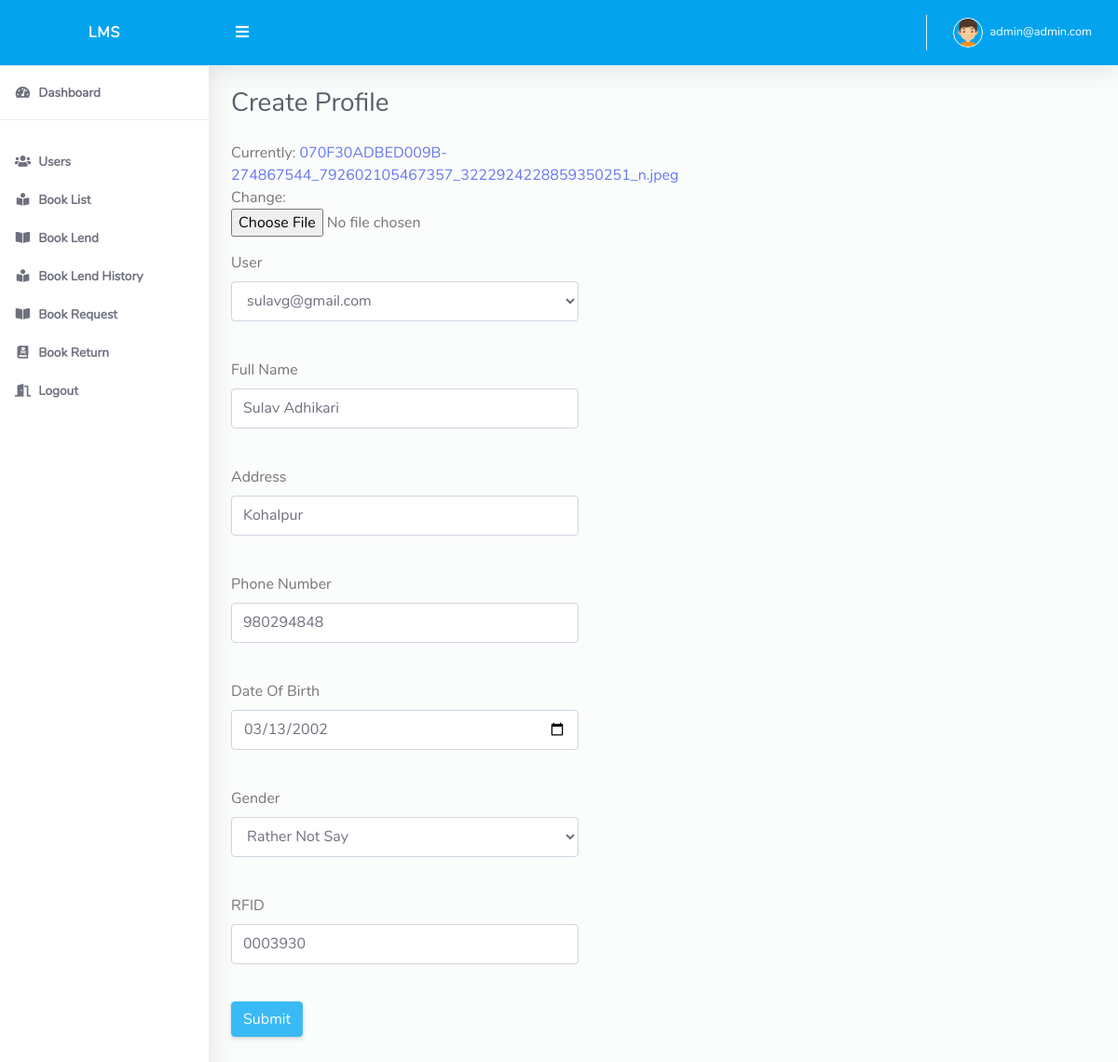
The page /admindash/profile/update/19 (signed in) on the database its author committed.
### accounts/models.py (models this page shows, shortened)
class MyUser(AbstractBaseUser):
    email = models.EmailField(
        verbose_name='email address',
        max_length=255,
        unique=True,
    )
    is_active = models.BooleanField(default=True)
    is_admin = models.BooleanField(default=False)
    is_staff_member = models.BooleanField(default=False)
    last_login = models.DateTimeField(blank=True, null=True, verbose_name="last login")
    is_email_verified = models.BooleanField(default=False)
    is_user_verified = models.BooleanField(default=False)
    objects = MyUserManager()
    USERNAME_FIELD = 'email'
    REQUIRED_FIELDS = []
    class Meta:
        verbose_name = 'User'
        verbose_name_plural = 'Users'
    def __str__(self):
        return self.email

### profiles/models.py (models this page shows, shortened)
class Profiles(models.Model):
    GENDER_CHOICES = (
        ('M', 'Male'),
        ('F', 'Female'),
        ('N', 'Rather Not Say'),
    )
    user = models.OneToOneField(MyUser, on_delete=models.PROTECT)
    profile_image = models.ImageField()
    full_name = models.CharField(max_length=100)
    address = models.CharField(max_length=100)
    phone_number = models.CharField(max_length=10, unique=True)
    dob = models.DateField(verbose_name='Date Of Birth')
    gender = models.CharField(max_length=1, choices=GENDER_CHOICES)
    rf_id = models.CharField(max_length=100, unique=True,blank=True,null=True)

### admin_dash/views.py (the view, shortened to what this page needs)
# urls.py: path('profile/update/<str:pk>', views.ProfileUpdateView.as_view(), name='profile_update'),
@method_decorator(is_admin(), name='dispatch')
class ProfileUpdateView(UpdateView):
    form_class = ProfileUpdate
    template_name = 'admin_dash/update_profile.html'
    queryset = Profiles.objects.all()
    success_url = "/profile/view"
    def get_form_kwargs(self):
        kwargs = super().get_form_kwargs()
        kwargs['user'] = Profiles.objects.get(id=self.kwargs['pk'])
        return kwargs

### admin_dash/forms.py
class ProfileUpdate(forms.ModelForm):
    class Meta:
        model = Profiles
        fields = ['user', 'profile_image', 'full_name', 'address', 'phone_number', 'dob', 'gender',
                  'rf_id']
        widgets = {
            'user': forms.Select(attrs={'class': 'form-control'}),
            'full_name': forms.TextInput(attrs={'class': 'form-control'}),
            'address': forms.TextInput(attrs={'class': 'form-control'}),
            'phone_number': forms.NumberInput(attrs={'class': 'form-control'}),
            'dob': forms.DateInput(attrs={'type': 'date', 'class': 'form-control'}),
            'gender': forms.Select(attrs={'class': 'form-control'}),
            'rf_id': forms.TextInput(attrs={'class': 'form-control'}),
        }
    def __init__(self, user, *args, **kwargs):
        super(ProfileUpdate, self).__init__(*args, **kwargs)
        self.fields['gender'].empty_label = 'Select Gender'
        self.fields['user'].empty_label = None
        self.fields['user'].queryset = MyUser.objects.filter(id=user.user.id)

### decorator.py (called while the page is built)
def is_admin():
    def decorator(view_function):
        def wrap(request, *args, **kwargs):
            if request.user.is_authenticated:
                if request.user.is_admin:
                    return view_function(request, *args, **kwargs)
                else:
                    raise PermissionDenied
            else:
                return redirect('accounts:login')
        return wrap
    return decorator

### admin_dash/templates/admin_dash/update_profile.html (shortened to what this page needs)
{% extends 'base.html' %}
{% load static %}
{% block body %}
    <div class="d-sm-flex  mb-4">
        <h1 class="h3 mb-0 text-gray-800">Create Profile</h1>
    </div>
    <div class="row mb-3 ">
        <div class="col-xl-5 col-md-6 mb-4">
            <form method="post" enctype="multipart/form-data">
                    {{ form.profile_image }}
                <div class="mt-3">
                    <div class="form-group">
                        <label for="user">User</label>
                        {{ form.user }}<br>
  </div>
                    </div>
                    <div class="form-group">
                        <label for="full_name">Full Name</label>
                        {{ form.full_name }}<br>
                    </div>
                    <div class="form-group">
                        <label for="address">Address</label>
                        {{ form.address }}<br>
                    </div>
                    <div class="form-group">
                        <label for="phone_number">Phone Number</label>
                        {{ form.phone_number }}<br>
                    </div>
                    <div class="form-group">
                        <label for="dob">Date Of Birth</label>
                        {{ form.dob }}<br>
                    </div>
                    <div class="form-group">
                        <label for="gender">Gender</label>
                        {{ form.gender }}<br>
                    </div>
                    <div class="form-group">
                        <label for="student_id">RFID</label>
                        {{ form.rf_id }}<br>
                    </div>
                    <input type="submit" value="Submit" class="btn btn-info">
                </div>
        </div>
    </div>
{% endblock %}

### templates/base.html (shortened to what this page needs)
{% load static %}
<!DOCTYPE html>
<html lang="en">
<head>
    <link href="{% static 'dashboard/vendor/fontawesome-free/css/all.min.css' %}" rel="stylesheet" type="text/css">
    <link href="{% static 'dashboard/vendor/bootstrap/css/bootstrap.min.css' %}" rel="stylesheet" type="text/css">
    <link href="{% static 'dashboard/css/style.css' %}" rel="stylesheet">
    <link href="{% static 'dashboard/vendor/datatables/dataTables.bootstrap4.min.css' %}" rel="stylesheet">
</head>
<body id="page-top">
<div id="wrapper">
    <ul class="navbar-nav sidebar sidebar-light accordion" id="accordionSidebar">
        <a class="sidebar-brand d-flex align-items-center justify-content-center" href="/">
            <div class="sidebar-brand-text mx-3">LMS</div>
        </a>
        <hr class="sidebar-divider my-0">
        {% if request.user.is_admin %}
            <li class="nav-item active">
                <a class="nav-link" href="{% url 'admin_dash:home' %}">
                    <i class="fas fa-fw fa-tachometer-alt"></i>
                    <span>Dashboard</span></a>
            </li>
            <hr class="sidebar-divider">
            <li class="nav-item active">
                <a class="nav-link" href="{% url 'admin_dash:user_list_view' %}">
                    <i class="fas fa-fw fa-users"></i>
                    <span>Users</span></a>
            </li>
            <li class="nav-item active">
                <a class="nav-link" href="{% url 'admin_dash:book_list' %}">
                    <i class="fas fa-fw fa-book-reader"></i>
                    <span>Book List</span></a>
            </li>
            <li class="nav-item active">
                <a class="nav-link" href="{% url 'admin_dash:student' %}">
                    <i class="fas fa-fw fa-book-open"></i>
                    <span>Book Lend</span></a>
            </li>
            <li class="nav-item active">
                <a class="nav-link" href="{% url 'admin_dash:book_history' %}">
                    <i class="fas fa-fw fa-book-reader"></i>
                    <span>Book Lend History</span></a>
            </li>
            <li class="nav-item active">
                <a class="nav-link" href="{% url 'admin_dash:request_book_view' %}">
                    <i class="fas fa-fw fa-book-open"></i>
                    <span>Book Request</span></a>
            </li>
            <li class="nav-item active">
                <a class="nav-link" href="{% url 'admin_dash:return_book' %}">
                    <i class="fas fa-fw fa-book-dead"></i>
                    <span>Book Return</span></a>
            </li>
            <li class="nav-item active">
                <a class="nav-link" href="{% url 'accounts:logout' %}">
                    <i class="fas fa-fw fa-door-open"></i>
                    <span>Logout</span></a>
            </li>
        {% endif %}
    </ul>
    <div id="content-wrapper" class="d-flex flex-column">
        <div id="content">
            <nav class="navbar navbar-expand navbar-light bg-navbar topbar mb-4 static-top">
                <button id="sidebarToggleTop" class="btn btn-link rounded-circle mr-3">
                    <i class="fa fa-bars"></i>
                </button>
                <ul class="navbar-nav ml-auto">
                    <li class="nav-item dropdown no-arrow">
                        <a class="nav-link dropdown-toggle" href="#" id="userDropdown" role="button"
                           data-toggle="dropdown"
                           aria-haspopup="true" aria-expanded="false">
                            <img class="img-profile rounded-circle" src="{% static 'dashboard/img/boy.png' %}"
                                 style="max-width: 60px">
                            <span class="ml-2 d-none d-lg-inline text-white small">{{ request.user }}</span>
                        </a>
                    </li>
                </ul>
            </nav>
            <div class="container-fluid" id="container-wrapper">
                <div class="row">
                    <div class="col-lg-12">
                        {% block body %}{% endblock %}
                    </div>
                </div>
            </div>
        </div>
    </div>
</body>
</html>

### static/dashboard/css/style.css (style rules this page uses)
html { position: relative; min-height: 100%; font-family: Nunito }
body { height: 100% }
#wrapper { display: -webkit-box; display: -ms-flexbox; display: flex }
#wrapper #content-wrapper { background-color: #fafdfb; width: 100%; overflow-x: hidden }
#wrapper #content-wrapper #content { -webkit-box-flex: 1; -ms-flex: 1 0 auto; flex: 1 0 auto }
.container, .container-fluid, .container-login { padding-left: 1.5rem; padding-right: 1.5rem }
.text-gray-800 { color: #5a5c69 !important }
.dropdown.no-arrow .dropdown-toggle::after { display: none }
.sidebar .nav-item.dropdown .dropdown-toggle::after, .topbar .nav-item.dropdown .dropdown-toggle::after { width: 1rem; text-align: center; float: right; vertical-align: 0; border: 0; font-weight: 900; content: '\f105'; font-family: 'Font Awesome 5 Free' }
.sidebar .nav-item .nav-link, .topbar .nav-item .nav-link { position: relative }
.sidebar .nav-item .nav-link .img-profile, .topbar .nav-item .nav-link .img-profile { height: 2rem; width: 2rem; border: 1px solid #fafafa }
.topbar { height: 4.375rem; z-index: 2; -webkit-box-shadow: 0 .15rem 1.75rem 0 rgba(58, 59, 69, .15) !important; box-shadow: 0 .15rem 1.75rem 0 rgba(58, 59, 69, .15) !important }
.topbar #sidebarToggleTop { height: 2.5rem; width: 2.5rem; -webkit-box-shadow: 0 0 !important; box-shadow: 0 0 !important }
.topbar .nav-item .nav-link { height: 4.375rem; display: -webkit-box; display: -ms-flexbox; display: flex; -webkit-box-align: center; -ms-flex-align: center; align-items: center; padding: 0 .75rem }
.topbar .dropdown { position: static }
@media (min-width: 576px) { .topbar .dropdown { position: relative } }
.topbar.navbar-light .navbar-nav .nav-item .nav-link { color: #fafafa; transition: all .3s ease-in-out; -webkit-transition: all .3s ease-in-out }
.bg-navbar { background-color: #03a4ed }
.sidebar { min-height: 100vh; width: 14rem !important; background-color: #fff !important; -webkit-box-shadow: 0 .15rem 1.75rem 0 rgba(58, 59, 69, .15) !important; box-shadow: 0 .15rem 1.75rem 0 rgba(58, 59, 69, .15) !important; z-index: 0 }
.sidebar .nav-item { position: relative; margin-bottom: -15px }
.sidebar .nav-item:last-child { margin-bottom: 1rem }
.sidebar .nav-item .nav-link { display: block; width: 100%; text-align: left; padding: 1rem; width: 14rem }
.sidebar .nav-item .nav-link i { font-size: .85rem; margin-right: .25rem }
.sidebar .nav-item .nav-link span { font-size: .85rem; display: inline }
.sidebar .nav-item.active .nav-link { font-weight: 800 }
.sidebar .sidebar-brand { height: 4.375rem; text-decoration: none; font-size: 1rem; font-weight: 800; padding: 1.5rem 1rem; text-align: center; letter-spacing: .05rem; z-index: 1 }
.sidebar hr.sidebar-divider { margin: 1rem 0 1rem 0 }
.sidebar .sidebar-brand .sidebar-brand-text { display: inline }
.sidebar-light .sidebar-brand { color: #fafafa; background-color: #03a4ed }
.sidebar-light hr.sidebar-divider { border-top: 1px solid #eaecf4 }
.sidebar-light .nav-item .nav-link { color: #858796 }
.sidebar-light .nav-item .nav-link i { color: #9e9e9e }
.sidebar-light .nav-item.active .nav-link { color: #6e707e }
.sidebar-light .nav-item.active .nav-link i { color: #6e707e }

### rows shown on the page
MyUser: user "admin@admin.com"
Profiles: user "sulavg@gmail.com", full_name "Sulav Adhikari", address "Kohalpur", phone_number "980294848", dob "03/13/2002", gender "Rather Not Say", rf_id "0003930"
